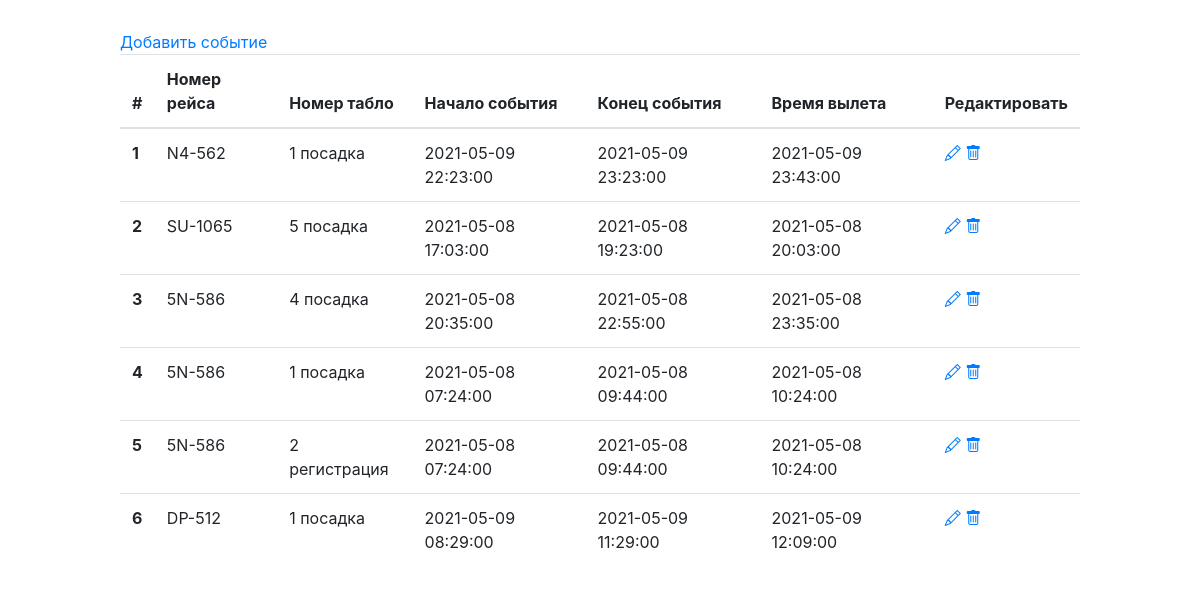
/index, run on the app's committed database.
### data/main_table.py (models this page shows)
class MainTable(SqlAlchemyBase, SerializerMixin):
    __tablename__ = 'main'
    id = sqlalchemy.Column(sqlalchemy.Integer,
                           primary_key=True, autoincrement=True)
    n_route_id = sqlalchemy.Column(sqlalchemy.Integer,
                                   sqlalchemy.ForeignKey("routes.id"))
    n_route = orm.relation('Routes')
    begin_time = sqlalchemy.Column(sqlalchemy.DateTime, default=datetime.datetime.now)
    end_time = sqlalchemy.Column(sqlalchemy.DateTime, default=datetime.datetime.now)
    up_time = sqlalchemy.Column(sqlalchemy.DateTime, default=datetime.datetime.now)
    n_st_id = sqlalchemy.Column(sqlalchemy.Integer,
                                sqlalchemy.ForeignKey("st.id"))
    n_st = orm.relation('Sts')

### data/routes.py (models this page shows)
class Routes(SqlAlchemyBase, SerializerMixin):
    __tablename__ = 'routes'
    id = sqlalchemy.Column(sqlalchemy.Integer,
                           primary_key=True, autoincrement=True)
    route = sqlalchemy.Column(sqlalchemy.String, nullable=True)
    path_logo = sqlalchemy.Column(sqlalchemy.String, nullable=True)
    airport = sqlalchemy.Column(sqlalchemy.String, nullable=True)

### main.py (the view)
@app.route('/', methods=['GET', 'POST'])
@app.route('/index', methods=['GET', 'POST'])
def events():
    db_sess = db_session.create_session()
    data = db_sess.query(MainTable).all()
    if 'st_number' in request.args.keys():
        id_row = request.args['st_number']
        db_sess.query(MainTable).filter(MainTable.id == id_row).delete()
        db_sess.commit()
        data = db_sess.query(MainTable).all()
    return render_template("events.html", data=enumerate(data))

### data/db_session.py (called while the page is built)
def create_session() -> Session:
    global __factory
    return __factory()

### templates/events.html (shortened to what this page needs)
<!doctype html>
<html lang="en">
<head>
     <link rel="stylesheet" href="https://cdn.jsdelivr.net/npm/bootstrap-icons@1.4.1/font/bootstrap-icons.css">
    <link rel="stylesheet" href="https://maxcdn.bootstrapcdn.com/bootstrap/4.0.0/css/bootstrap.min.css">
</head>
<body>
<div style="width: 80%; margin: auto; padding-top: 30px;">
    <a href="add">Добавить событие</a>
    <table class="table">
        <thead>
        <tr>
            <th scope="col">#</th>
            <th scope="col">Номер рейса</th>
            <th scope="col">Номер табло</th>
            <th scope="col">Начало события</th>
            <th scope="col">Конец события</th>
            <th scope="col">Время вылета</th>
            <th scope="col">Редактировать</th>
        </tr>
        </thead>
        <tbody>
        {% for index,raw in data %}
        <tr>
            <th scope="row">{{ index + 1 }}</th>
            <td>{{ raw.n_route.route }}</td>
            <td>{{ raw.n_st_id }}
                 {% if raw.n_st.type == 1 %}
                    регистрация
                  {% elif raw.n_st.type == 0 %}
                    посадка
                 {% endif %}
            </td>
            <td>{{ raw.begin_time }}</td>
            <td>{{ raw.end_time }}</td>
            <td>{{ raw.up_time }}</td>
            {% set edit_link = "edit?st_number=" + (raw.id)|string %}
            {% set delete_link = "index?st_number=" + (raw.id)|string %}
            <td>
                <a href="{{edit_link}}"><i class="bi bi-pencil"></i></a>
                <a href="{{delete_link}}"><i class="bi bi-trash"></i></a>
            </td>
        </tr>
        {% endfor %}
        </tbody>
    </table>
</div>
</body>
</html>

### data on the page
MainTable: index+1 "1", n_route.route "N4-562", n_st_id "1", shows "посадка", begin_time "2021-05-09 22:23:00", end_time "2021-05-09 23:23:00", up_time "2021-05-09 23:43:00"
MainTable: index "2", n_route.route "SU-1065", n_st_id "5", shows "посадка", begin_time "2021-05-08 17:03:00", end_time "2021-05-08 19:23:00", up_time "2021-05-08 20:03:00"
MainTable: index "3", n_route.route "5N-586", n_st_id "4", shows "посадка", begin_time "2021-05-08 20:35:00", end_time "2021-05-08 22:55:00", up_time "2021-05-08 23:35:00"
MainTable: index "4", n_route.route "5N-586", n_st_id "1", shows "посадка", begin_time "2021-05-08 07:24:00", end_time "2021-05-08 09:44:00", up_time "2021-05-08 10:24:00"
MainTable: index "5", n_route.route "5N-586", n_st_id "2", shows "регистрация", begin_time "2021-05-08 07:24:00", end_time "2021-05-08 09:44:00", up_time "2021-05-08 10:24:00"
MainTable: index "6", n_route.route "DP-512", n_st_id "1", shows "посадка", begin_time "2021-05-09 08:29:00", end_time "2021-05-09 11:29:00", up_time "2021-05-09 12:09:00"
